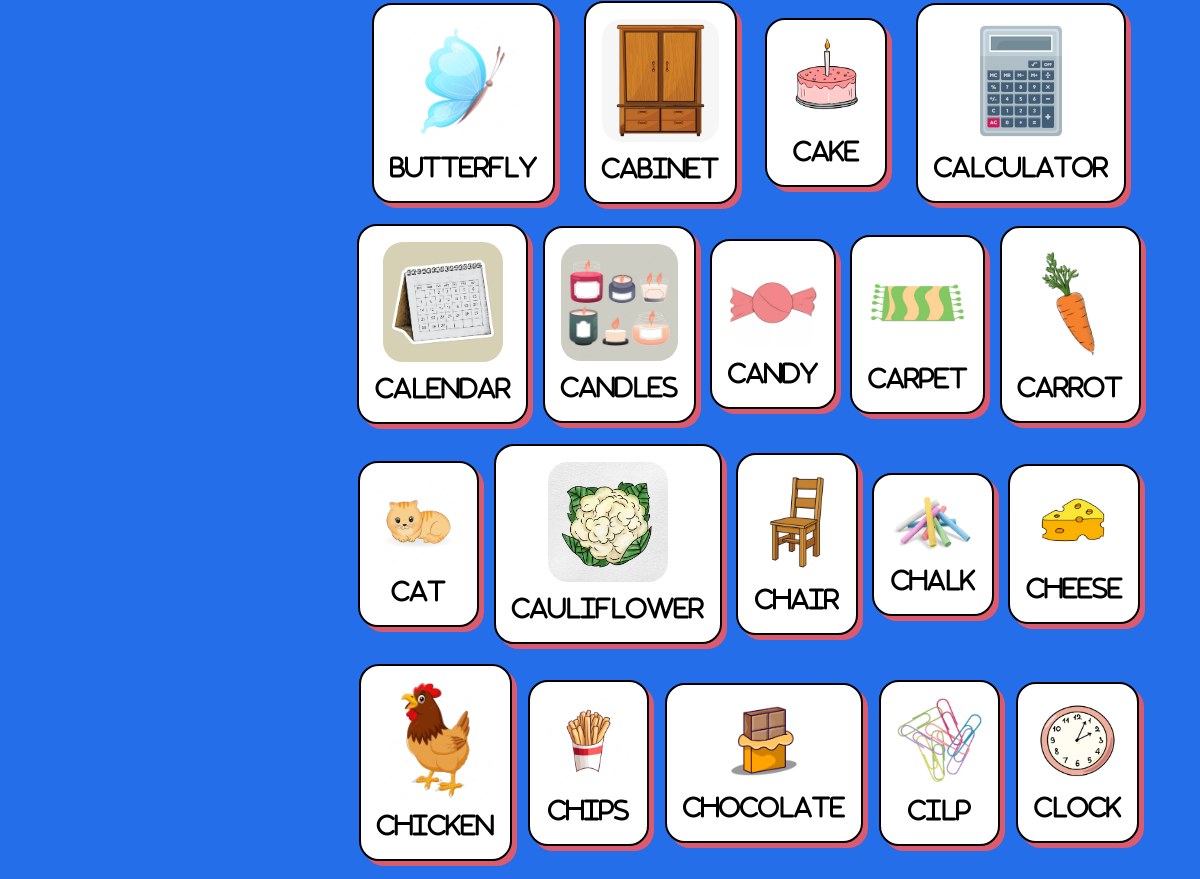
Before: /vocabulary/ (middle part) with the older database file.
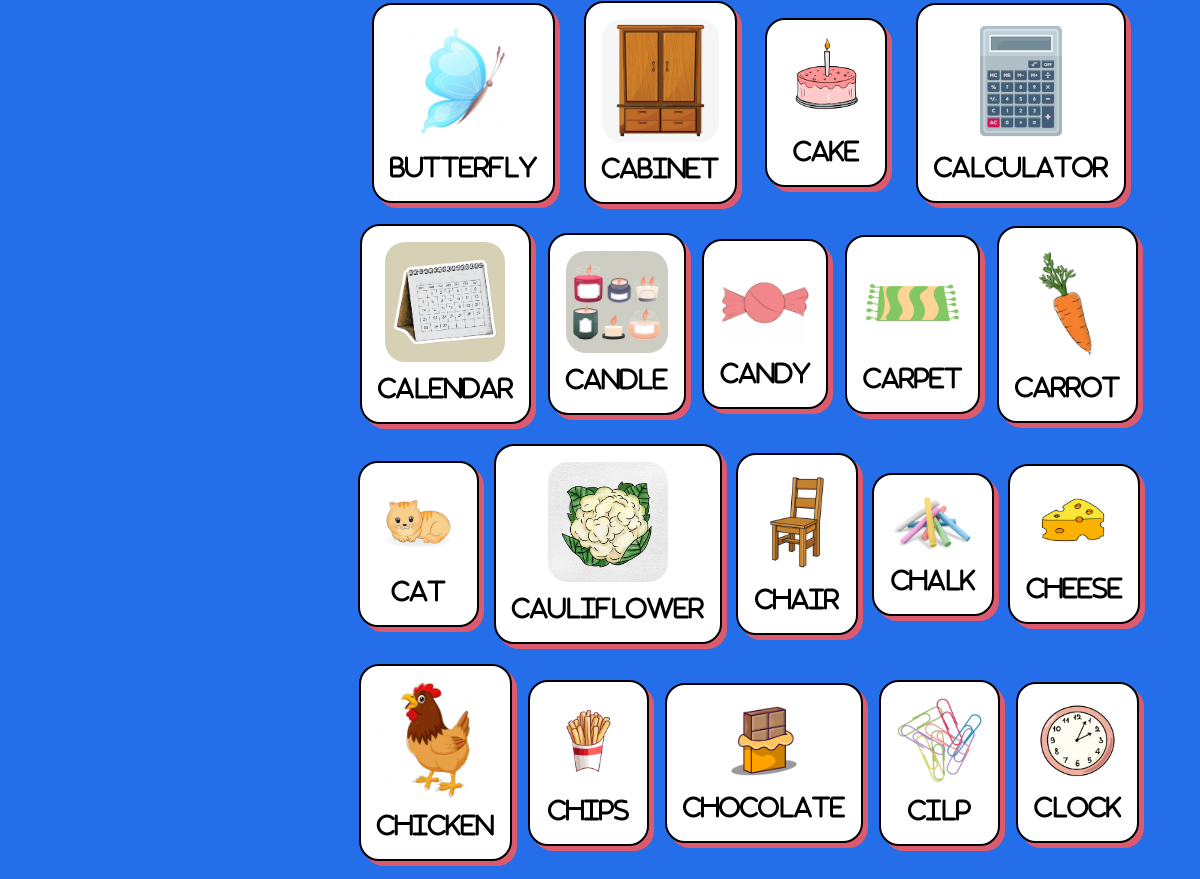
After: the same page with the newer database file.
### game/models.py (models this page shows, shortened)
class Hangman(models.Model):
    TYPES=[('Animal', 'Animal'),('Food','Food'), ('Furniture', 'Furniture'), ('School material', 'School material')]
    id = models.AutoField(primary_key=True)
    word = models.CharField(max_length=50)
    types = models.CharField(max_length=50, choices=TYPES)
    spanish = models.CharField(max_length=100)
    photo = models.ImageField(null=True)
    audio = models.FileField(upload_to='audio',null=True)

### vocabulary/views.py (the view)
# urls.py: path('', include('vocabulary.urls')),
def vocabulary(request):
    hangman=Hangman.objects.all()
    hangman=hangman.order_by("word")
    return render(request, 'vocabulary.html', {'vocabulary':hangman})

### vocabulary/templates/vocabulary.html (shortened to what this page needs)
{% extends "base.html" %}
{% load static %}
{% block content %}
<div class="grid_vocabulary">
    <section id="vocabulary" class="vocabulary">
      {% for word in vocabulary %}
      <a href="#addBookDialog" data-toggle="modal" data-target="#exampleModal" data-word="{{word.word}}" data-spanish="{{word.spanish}}" data-audio="{{word.audio}}" class="open-dialog">
      <div id="word">
          <img src="/media/{{word.photo}}" />
          <p>{{word.word}}</p>
      </div>
    </a>
      {% endfor %}
    </section>
</div>
{% endblock content %}

Changed rows visible on the page:
changed Hangman: word "Candles" → "Candle"
